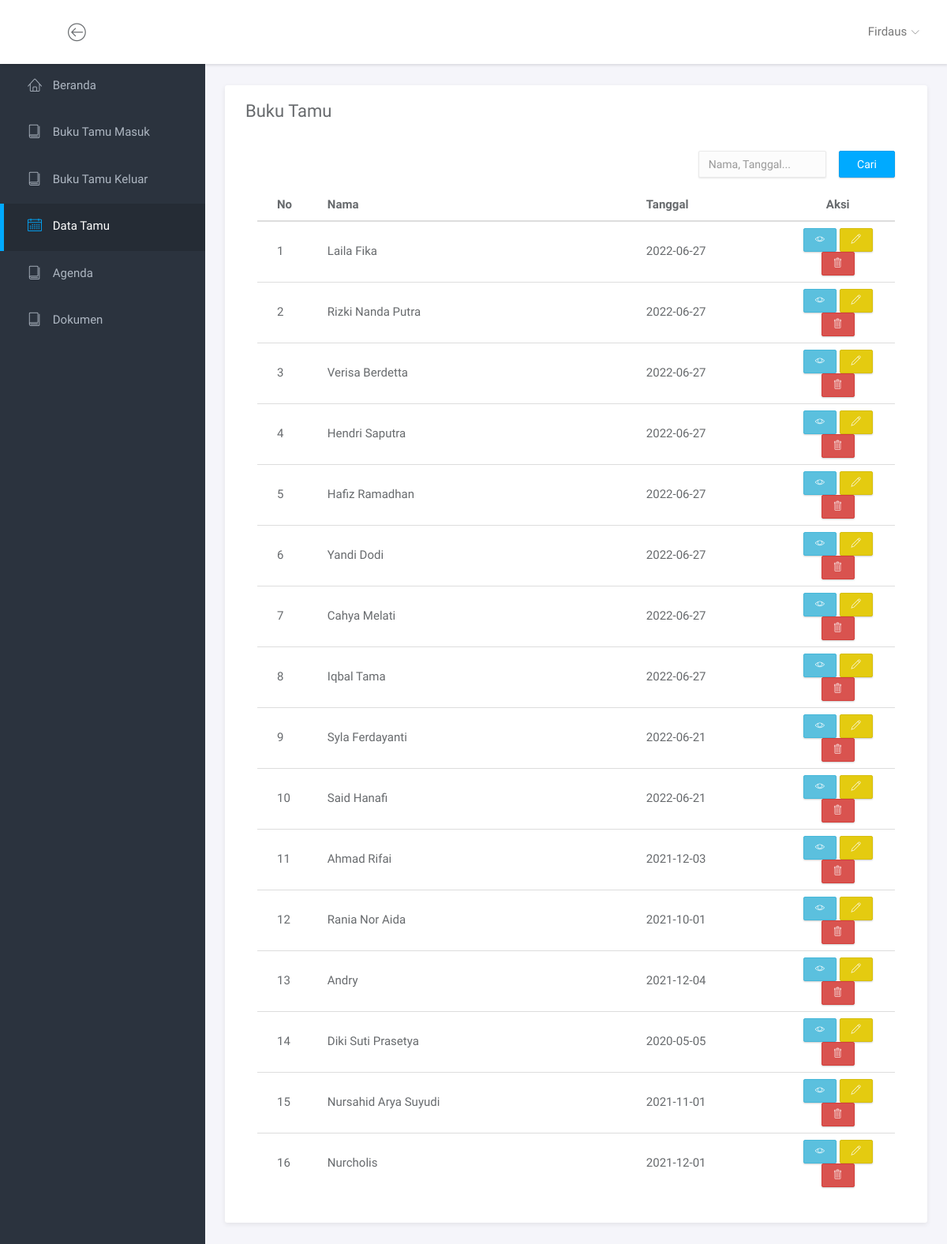
Page /index.php?page=data_tamu (signed in) on the committed database.
### tables this page shows
CREATE TABLE `tabel_buku_tamu` (
    id_tamu INT NOT NULL AUTO_INCREMENT,
    id_user INT NOT NULL,
    id_ruangan INT NOT NULL,
    nomor_identitas VARCHAR(255) NOT NULL,
    nama VARCHAR(255) NOT NULL,
    tanggal DATE NOT NULL,
    jam_masuk TIME NOT NULL,
    jam_keluar TIME NULL,
    alamat VARCHAR(255) NOT NULL,
    nomor_handphone VARCHAR(15) NOT NULL,
    keperluan VARCHAR(255) NOT NULL,
    status_kunjungan ENUM('SEDANG BERKUNJUNG', 'TELAH BERKUNJUNG') NOT NULL,
    kesan_kunjungan TEXT NOT NULL,
    PRIMARY KEY (id_tamu),
    FOREIGN KEY (id_user) REFERENCES tabel_user (id_user),
    FOREIGN KEY (id_ruangan) REFERENCES tabel_ruangan (id_ruangan)
);

### halaman_tampil_data/halaman_data_tamu.php (the view, shortened to what this page needs)
<div class="main">
    <div class="main-content">
        <div class="container-fluid">
            <div class="panel panel-headline">
                <div class="panel-heading">
                    <h3 class="panel-title">Buku Tamu</h3>
                </div>
                <div class="panel-body">
                    <div class="col-md-8">
                    </div>
                    <div class="col-md-4">
                        <form action="" method="POST" style="display: flex; justify-content: end;">
                            <input type="text" name="keyword" placeholder="Nama, Tanggal..." class="form-control" value="<?= isset($_POST['keyword']) ? $_POST['keyword'] : ""; ?>" style="margin-right: 16px;">
                            <button type="submit" name="submit" class="btn btn-primary">Cari</button>
                        </form>
                    </div>
                    <div class="col-md-12" style="margin-top: 16px;">
                        <table class="table table-hover">
                            <thead>
                                <tr>
                                    <th class="col-md-1">No</th>
                                    <th class="col-md-5">Nama</th>
                                    <th class="col-md-2">Tanggal</th>
                                    <th class="col-md-2 text-center">Aksi</th>
                                </tr>
                            </thead>
                            <tbody>
                                <?php
                                require_once "database/koneksi.php";
                                $keyword = isset($_POST['keyword']) ? $_POST['keyword'] : "";
                                $batas = 50;
                                $halaman = isset($_GET['halaman']) ? (int)$_GET['halaman'] : 1;
                                $halaman_awal = ($halaman > 1) ? ($halaman * $batas) - $batas : 0;
                                $data_tamu = $mysqli->query("SELECT * FROM view_buku_tamu WHERE (nama LIKE '%$keyword%' OR tanggal LIKE '%$keyword%') AND status_kunjungan='TELAH BERKUNJUNG' ORDER BY id_tamu DESC LIMIT $halaman_awal, $batas");
                                $no = 1;
                                ?>
                                <?php while ($row = $data_tamu->fetch_assoc()) : ?>
                                    <tr>
                                        <td style="vertical-align: middle;"><?= $no++; ?></td>
                                        <td style="vertical-align: middle;"><?= $row['nama']; ?></td>
                                        <td style="vertical-align: middle;"><?= $row['tanggal']; ?></td>
                                        <td class="text-center">
                                            <a href="index.php?page=detail_tamu&id_tamu=<?= $row['id_tamu']; ?>" class="btn btn-info btn-xs"><span class="lnr lnr-eye"></span></a>
                                            <a href="index.php?page=edit_tamu&id_tamu=<?= $row['id_tamu']; ?>" class="btn btn-warning btn-xs"><span class="lnr lnr-pencil"></span></a>
                                            <a href="index.php?page=delete_tamu&id_tamu=<?= $row['id_tamu']; ?>" class="btn btn-danger btn-xs" onclick="return confirm('Yakin ingin menghapus data ini?')"><span class="lnr lnr-trash"></span></a>
                                        </td>
                                    </tr>
                                <?php endwhile; ?>
                            </tbody>
                        </table>
                    </div>
                    <div class="col-md-12" style="display: flex; justify-content: end;">
                    </div>
                </div>
            </div>
        </div>
    </div>
</div>

### assets/css/main.css (style rules this page uses)
html { position: relative; min-height: 100%; }
body { background-color: #F3F5F8; font-family: "Source Sans Pro", sans-serif; font-size: 15px; color: #676a6d; }
a { color: #3287B2; }
th { font-weight: 600; }
#wrapper .main { -webkit-transition: all 0.3s ease-in-out; -moz-transition: all 0.3s ease-in-out; -ms-transition: all 0.3s ease-in-out; -o-transition: all 0.3s ease-in-out; transition: all 0.3s ease-in-out; width: calc(100% - 260px); left: 0; position: relative; float: right; background-color: #f5f5fa; }
#wrapper #sidebar-nav, #wrapper .main { padding-top: 80px; }
.main-content { padding: 28px 10px; }
.form-control { -moz-box-shadow: 0px 1px 2px 0 rgba(0, 0, 0, 0.1); -webkit-box-shadow: 0px 1px 2px 0 rgba(0, 0, 0, 0.1); box-shadow: 0px 1px 2px 0 rgba(0, 0, 0, 0.1); -webkit-border-radius: 2px; -moz-border-radius: 2px; border-radius: 2px; border-color: #eaeaea; background-color: #fcfcfc; }
.btn { -webkit-border-radius: 2px; -moz-border-radius: 2px; border-radius: 2px; -moz-box-shadow: 0px 1px 2px 0 rgba(0, 0, 0, 0.2); -webkit-box-shadow: 0px 1px 2px 0 rgba(0, 0, 0, 0.2); box-shadow: 0px 1px 2px 0 rgba(0, 0, 0, 0.2); padding: 6px 22px; }
.btn-group-xs > .btn, .btn-xs { padding: 5px 14px; }
.btn-primary { background-color: #00AAFF; border-color: #00a0f0; }
.btn-warning { background-color: #e4cb10; border-color: #d6be0f; }
.panel { -webkit-border-radius: 3px; -moz-border-radius: 3px; border-radius: 3px; -moz-box-shadow: 0 2px 6px rgba(0, 0, 0, 0.08); -webkit-box-shadow: 0 2px 6px rgba(0, 0, 0, 0.08); box-shadow: 0 2px 6px rgba(0, 0, 0, 0.08); background-color: #fff; margin-bottom: 30px; }
.panel .panel-heading, .panel .panel-body, .panel .panel-footer { padding-left: 25px; padding-right: 25px; }
.panel .panel-heading { padding-top: 20px; padding-bottom: 20px; position: relative; }
.panel .panel-heading .panel-title { margin: 0; font-size: 18px; font-weight: 300; }
.panel .panel-body { padding-top: 10px; padding-bottom: 15px; }
.panel.panel-headline .panel-heading { border-bottom: none; }
.panel.panel-headline .panel-heading .panel-title { margin-bottom: 8px; font-size: 22px; font-weight: normal; }
.panel .table > thead > tr > td:first-child, .panel .table > thead > tr > th:first-child, .panel .table > tbody > tr > td:first-child, .panel .table > tbody > tr > th:first-child, .panel .table > tfoot > tr > td:first-child, .panel .table > tfoot > tr > th:first-child { padding-left: 25px; }
.panel .table > thead > tr > td:last-child, .panel .table > thead > tr > th:last-child, .panel .table > tbody > tr > td:last-child, .panel .table > tbody > tr > th:last-child, .panel .table > tfoot > tr > td:last-child, .panel .table > tfoot > tr > th:last-child { padding-left: 25px; }

### rows in the picture
tabel_buku_tamu: nama "Laila Fika", tanggal "2022-06-27"
tabel_buku_tamu: nama "Rizki Nanda Putra", tanggal "2022-06-27"
tabel_buku_tamu: nama "Verisa Berdetta", tanggal "2022-06-27"
tabel_buku_tamu: nama "Hendri Saputra", tanggal "2022-06-27"
tabel_buku_tamu: nama "Hafiz Ramadhan", tanggal "2022-06-27"
tabel_buku_tamu: nama "Yandi Dodi", tanggal "2022-06-27"
tabel_buku_tamu: nama "Cahya Melati", tanggal "2022-06-27"
tabel_buku_tamu: nama "Iqbal Tama", tanggal "2022-06-27"
tabel_buku_tamu: nama "Syla Ferdayanti", tanggal "2022-06-21"
tabel_buku_tamu: nama "Said Hanafi", tanggal "2022-06-21"
tabel_buku_tamu: nama "Ahmad Rifai", tanggal "2021-12-03"
tabel_buku_tamu: nama "Rania Nor Aida", tanggal "2021-10-01"
tabel_buku_tamu: nama "Andry", tanggal "2021-12-04"
tabel_buku_tamu: nama "Diki Suti Prasetya", tanggal "2020-05-05"
tabel_buku_tamu: nama "Nursahid Arya Suyudi", tanggal "2021-11-01"
tabel_buku_tamu: nama "Nurcholis", tanggal "2021-12-01"

### other values in the picture
$_SESSION['nama'] "Firdaus"
